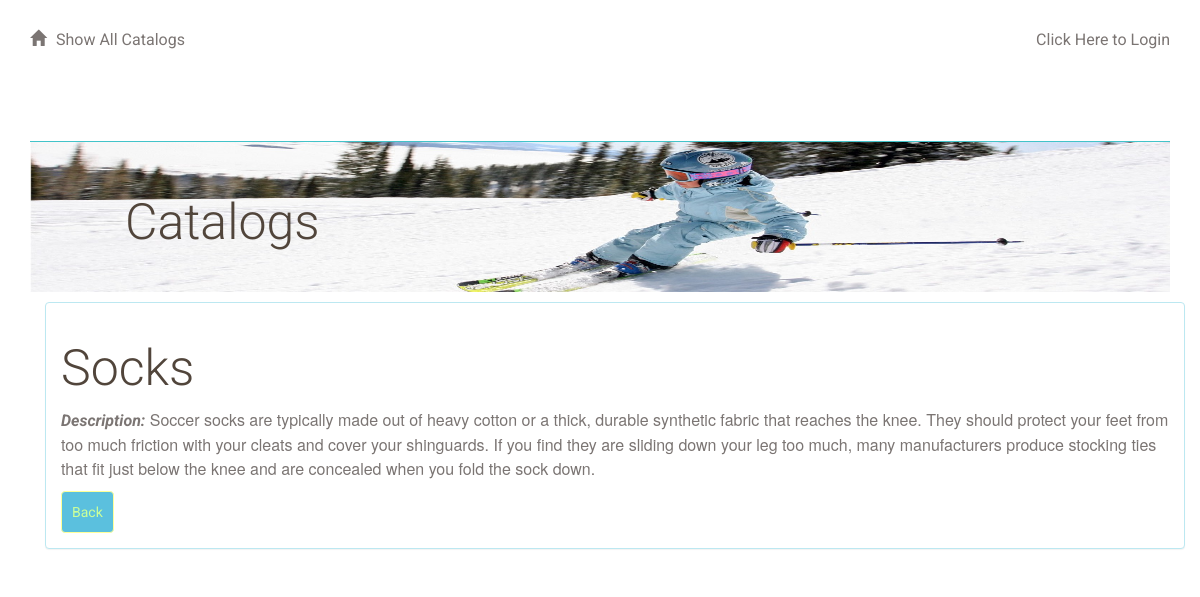
/catalog/1/1, run on the app's committed database.
### database_setup.py (models this page shows, shortened)
class CatalogItem(Base):
    __tablename__ = 'catalog_item'
    name = Column(String(80), nullable=False)
    id = Column(Integer, primary_key=True)
    description = Column(String(250))
    catalog_id = Column(Integer, ForeignKey('catalog.id'))
    catalog = relationship(Catalog, cascade="delete")
    user_id = Column(Integer, ForeignKey('user.id'))
    user = relationship(User, cascade="delete")

### application.py (the view)
@app.route('/')
@app.route('/catalog/<int:catalog_id>/<int:catalogItem_id>')
def showItemInfo(catalog_id, catalogItem_id):
    item = session.query(CatalogItem).filter_by(id=catalogItem_id).one()
    if 'username' not in login_session:
        return render_template(
            'publiciteminfo.html', catalogItem_id=catalogItem_id, item=item)
    else:
        return render_template(
            'showiteminfo.html', catalogItem_id=catalogItem_id, item=item)

### templates/publiciteminfo.html
{% extends "main.html" %}
{% block content %}
{% include "header.html" %}
<div class="container">
  <div class="panel panel-info">
    <div class="panel-body">
      <form action="#" method = "post">
        <h1>{{item.name}}</h1>
        <p><em>Description:</em> {{item.description}}</p>
        <a href = '{{url_for('catalogMenu')}}' class='btn btn-info' role='button'>
          Back</a>
      </form>
    </div>
  </div>
</div>
{% endblock%}

### static/newstyles.css (style rules this page uses)
* { font-family: "Helvetica Neue Bold", Roboto, Helvetica, Arial, sans-serif; font-weight: 700; }
h1 { font-family: "Helvetica Neue Light", Roboto, Helvetica, Arial, sans-serif; font-size: 50px; color: #51453B; line-height: 60px; font-weight: 300; }
p { font-family: "Helvetica Neue", Roboto, Helvetica, Arial, sans-serif; font-size: 16px; color: #7B7573; line-height: 24px; font-weight: 400; }
a { font-size: 16px; color: #0093B9; line-height: 17px; }
.btn { padding: 10px; margin: 0; border-color: #FFFF99; border-width: 1px; color: #CCFF99; }

### data on the page
CatalogItem: name "Socks", description "Soccer socks are typically made out of heavy cotton or a thick, durable synthetic fabric that reaches the knee. They should protect your feet from too much friction with your cleats and cover your shinguards. If you find they are sliding down your leg too much, many manufacturers produce stocking ties that fit just below the knee and are concealed when you fold the sock down."
